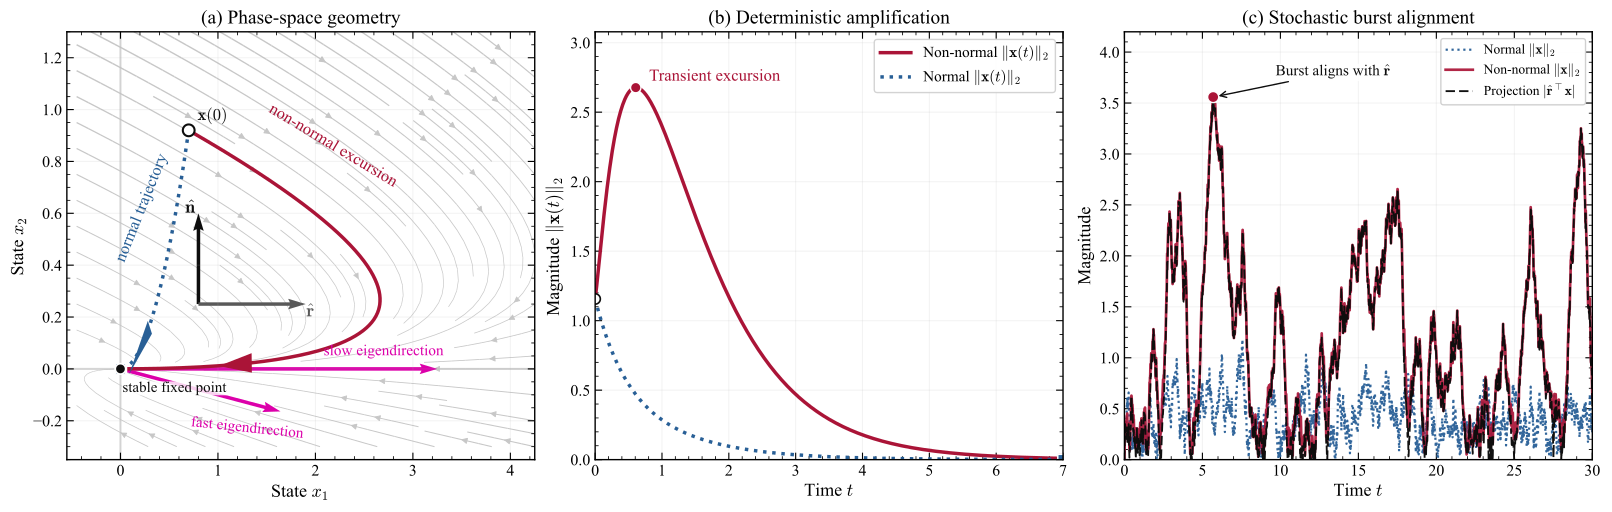

The Python source for this figure:
from __future__ import annotations

from pathlib import Path

import matplotlib as mpl
import matplotlib.pyplot as plt
import numpy as np
from matplotlib.patches import Polygon
from scipy.linalg import expm


OUT_PNG = Path(__file__).resolve().parent / "fig1_motivation_quiver_aligned_python.png"
OUT_PDF = Path(__file__).resolve().parent / "fig1_motivation_quiver_aligned_python.pdf"


def configure_style() -> None:
    mpl.rcParams.update({
        "font.family": "serif",
        "font.serif": ["Times New Roman", "DejaVu Serif"],
        "mathtext.fontset": "cm",
        "font.size": 11.5,
        "axes.labelsize": 13,
        "axes.titlesize": 14,
        "legend.fontsize": 11,
        "xtick.labelsize": 11.5,
        "ytick.labelsize": 11.5,
        "axes.linewidth": 1.0,
        "xtick.direction": "in",
        "ytick.direction": "in",
        "xtick.top": True,
        "ytick.right": True,
        "xtick.major.size": 5.0,
        "ytick.major.size": 5.0,
        "xtick.minor.size": 2.5,
        "ytick.minor.size": 2.5,
        "savefig.dpi": 600,
        "pdf.fonttype": 42,
        "ps.fonttype": 42,
        "legend.frameon": True,
        "legend.facecolor": "white",
    })


def add_curve_arrow(ax, x: np.ndarray, idx: int, color, head_len: float, head_wid: float) -> None:
    n_pts = x.shape[1]
    idx = max(3, min(idx, n_pts - 4))
    p = x[:, idx]
    tangent = x[:, idx + 3] - x[:, idx - 3]
    tangent = tangent / (np.linalg.norm(tangent) + 1e-12)
    normal = np.array([-tangent[1], tangent[0]])

    tip = p + head_len * tangent
    base = p - 0.55 * head_len * tangent
    tri = np.column_stack([
        tip,
        base + 0.5 * head_wid * normal,
        base - 0.5 * head_wid * normal,
    ])
    ax.add_patch(Polygon(tri.T, closed=True, facecolor=color, edgecolor="none", zorder=5))


def simulate_linear_trajectories() -> dict[str, np.ndarray | float | int]:
    a_nn = np.array([[-1.0, 10.0], [0.0, -2.0]])
    a_no = np.array([[-1.0, 0.0], [0.0, -2.0]])
    x0 = np.array([0.70, 0.92])

    t = np.linspace(0.0, 7.0, 900)
    x_nn = np.column_stack([expm(a_nn * tk) @ x0 for tk in t])
    x_no = np.column_stack([expm(a_no * tk) @ x0 for tk in t])

    n_nn = np.linalg.norm(x_nn, axis=0)
    n_no = np.linalg.norm(x_no, axis=0)
    i_peak = int(np.argmax(n_nn))
    peak_nn = float(n_nn[i_peak])

    return {
        "A_nn": a_nn,
        "A_no": a_no,
        "x0": x0,
        "t": t,
        "Xnn": x_nn,
        "Xno": x_no,
        "nNN": n_nn,
        "nNO": n_no,
        "iPeak": i_peak,
        "peakNN": peak_nn,
    }


def simulate_noise_burst(a_nn: np.ndarray, a_no: np.ndarray) -> dict[str, np.ndarray | int]:
    rng = np.random.default_rng(8)
    dt = 0.01
    t_noise = 50.0
    tn = np.arange(0.0, t_noise + dt, dt)
    n_steps = tn.size
    sigma = 0.55

    xst_nn = np.zeros((2, n_steps))
    xst_no = np.zeros((2, n_steps))
    for k in range(n_steps - 1):
        d_w = np.sqrt(dt) * rng.standard_normal(2)
        xst_nn[:, k + 1] = xst_nn[:, k] + a_nn @ xst_nn[:, k] * dt + sigma * d_w
        xst_no[:, k + 1] = xst_no[:, k] + a_no @ xst_no[:, k] * dt + sigma * d_w

    norm_st_nn = np.linalg.norm(xst_nn, axis=0)
    norm_st_no = np.linalg.norm(xst_no, axis=0)
    idx_burst = int(np.argmax(norm_st_nn))
    rhat = xst_nn[:, idx_burst] / (np.linalg.norm(xst_nn[:, idx_burst]) + 1e-12)
    proj_r = np.abs(rhat @ xst_nn)

    return {
        "tn": tn,
        "Xst_nn": xst_nn,
        "Xst_no": xst_no,
        "norm_st_nn": norm_st_nn,
        "norm_st_no": norm_st_no,
        "idxBurst": idx_burst,
        "proj_r": proj_r,
    }


def build_figure() -> plt.Figure:
    configure_style()

    c_nn = np.array([170, 20, 55]) / 255.0
    c_nor = np.array([40, 95, 150]) / 255.0
    c_gray = np.array([0.80, 0.80, 0.80])
    c_mag = np.array([220, 0, 170]) / 255.0
    c_blk = np.array([0.05, 0.05, 0.05])
    c_r = np.array([0.35, 0.35, 0.35])

    lw_main = 2.5

    deterministic = simulate_linear_trajectories()
    stochastic = simulate_noise_burst(deterministic["A_nn"], deterministic["A_no"])

    fig, axes = plt.subplots(1, 3, figsize=(16, 5), constrained_layout=True)

    ax1, ax2, ax3 = axes

    # Panel (a)
    ax1.axhline(0.0, color=[0.85, 0.85, 0.85], lw=1.5, zorder=0)
    ax1.axvline(0.0, color=[0.85, 0.85, 0.85], lw=1.5, zorder=0)

    xg, yg = np.meshgrid(np.linspace(-0.45, 4.25, 28), np.linspace(-0.30, 1.30, 24))
    u = deterministic["A_nn"][0, 0] * xg + deterministic["A_nn"][0, 1] * yg
    v = deterministic["A_nn"][1, 0] * xg + deterministic["A_nn"][1, 1] * yg
    speed = np.sqrt(u**2 + v**2)
    line_width = 0.45 + 0.65 * (speed / (np.max(speed) + 1e-12))
    ax1.streamplot(
        xg,
        yg,
        u,
        v,
        density=1.1,
        color=[0.78, 0.78, 0.78],
        linewidth=line_width,
        arrowsize=0.9,
        minlength=0.15,
        maxlength=4.0,
        zorder=0,
    )

    x_nn = deterministic["Xnn"]
    x_no = deterministic["Xno"]
    ax1.plot(x_nn[0], x_nn[1], "-", color=c_nn, lw=lw_main)
    ax1.plot(x_no[0], x_no[1], ":", color=c_nor, lw=lw_main)
    add_curve_arrow(ax1, x_nn, 250, c_nn, 0.22, 0.075)
    add_curve_arrow(ax1, x_no, 145, c_nor, 0.18, 0.065)

    x0 = deterministic["x0"]
    ax1.plot(x0[0], x0[1], "o", ms=8.5, mfc="white", mec=c_blk, mew=1.5)
    ax1.text(x0[0] + 0.09, x0[1] + 0.04, r"$\mathbf{x}(0)$", fontsize=12, color=c_blk)

    ax1.plot(x_nn[0, -1], x_nn[1, -1], "s", ms=7.5, mfc=c_nn, mec="white", mew=1.0)
    ax1.plot(x_no[0, -1], x_no[1, -1], "s", ms=7.5, mfc=c_nor, mec="white", mew=1.0)

    slow_v = np.array([1.0, 0.0])
    fast_v = np.array([-10.0, 1.0])
    fast_v /= np.linalg.norm(fast_v)
    ax1.quiver(0.0, 0.0, 3.25 * slow_v[0], 3.25 * slow_v[1], angles="xy", scale_units="xy", scale=1, color=c_mag, lw=3.2)
    ax1.quiver(0.0, 0.0, -1.65 * fast_v[0], -1.65 * fast_v[1], angles="xy", scale_units="xy", scale=1, color=c_mag, lw=3.2)

    ax1.text(0.22, 0.62, "normal trajectory", color=c_nor, fontsize=12, rotation=68, ha="center", va="center")
    ax1.text(2.18, 0.86, "non-normal excursion", color=c_nn, fontsize=12, rotation=-31, ha="center", va="center")
    ax1.plot(0.0, 0.0, "o", ms=7.5, mfc=c_blk, mec="white", mew=1.2)
    ax1.text(
        0.02,
        -0.075,
        "stable fixed point",
        color=c_blk,
        fontsize=10.8,
        ha="left",
        va="center",
        bbox=dict(facecolor="white", edgecolor="none", alpha=0.82, pad=0.15),
    )
    ax1.text(1.30, -0.18, "fast eigendirection", color=c_mag, fontsize=11, rotation=-6, ha="center", va="top")
    ax1.text(2.70, 0.04, "slow eigendirection", color=c_mag, fontsize=11, ha="center", va="bottom")

    origin = np.array([0.8, 0.25])
    ax1.quiver(origin[0], origin[1], 0.0, 0.35, angles="xy", scale_units="xy", scale=1, color=c_blk, lw=2.6)
    ax1.quiver(origin[0], origin[1], 1.1, 0.0, angles="xy", scale_units="xy", scale=1, color=c_r, lw=2.6)
    ax1.text(origin[0] - 0.08, origin[1] + 0.35, r"$\hat{\mathbf{n}}$", fontsize=13, color=c_blk, ha="center")
    ax1.text(origin[0] + 1.15, origin[1] - 0.05, r"$\hat{\mathbf{r}}$", fontsize=13, color=c_r, ha="center")

    ax1.set_xlim(-0.55, 4.25)
    ax1.set_ylim(-0.35, 1.30)
    ax1.set_xlabel(r"State $x_1$")
    ax1.set_ylabel(r"State $x_2$")
    ax1.set_title("(a) Phase-space geometry", fontweight="normal")
    ax1.grid(True, alpha=0.15)

    # Panel (b)
    t = deterministic["t"]
    n_nn = deterministic["nNN"]
    n_no = deterministic["nNO"]
    i_peak = deterministic["iPeak"]
    peak_nn = deterministic["peakNN"]

    ax2.plot(t, n_nn, "-", color=c_nn, lw=lw_main, label=r"Non-normal $\|\mathbf{x}(t)\|_2$")
    ax2.plot(t, n_no, ":", color=c_nor, lw=lw_main, label=r"Normal $\|\mathbf{x}(t)\|_2$")
    ax2.plot(t[0], n_nn[0], "o", mfc="white", mec=c_blk, ms=7.5, mew=1.2)
    ax2.plot(t[-1], n_nn[-1], "s", mfc=c_nn, mec="white", ms=7.5, mew=1.0)
    ax2.plot(t[-1], n_no[-1], "s", mfc=c_nor, mec="white", ms=7.5, mew=1.0)
    ax2.plot(t[i_peak], peak_nn, "o", mfc=c_nn, mec="white", ms=7.5, mew=1.0)
    ax2.text(t[i_peak] + 0.20, peak_nn + 0.05, "Transient excursion", fontsize=12, color=c_nn)

    ax2.set_xlabel(r"Time $t$")
    ax2.set_ylabel(r"Magnitude $\|\mathbf{x}(t)\|_2$")
    ax2.set_title("(b) Deterministic amplification", fontweight="normal")
    ax2.legend(loc="upper right", frameon=True, edgecolor=tuple(c_gray))
    ax2.set_xlim(0.0, 7.0)
    ax2.set_ylim(0.0, float(np.max(n_nn) * 1.15))
    ax2.grid(True, alpha=0.15)

    # Panel (c)
    tn = stochastic["tn"]
    norm_st_nn = stochastic["norm_st_nn"]
    norm_st_no = stochastic["norm_st_no"]
    proj_r = stochastic["proj_r"]
    idx_burst = stochastic["idxBurst"]

    ax3.plot(
        tn,
        norm_st_no,
        ":",
        color=c_nor,
        lw=1.6,
        alpha=0.95,
        label=r"Normal $\|\mathbf{x}\|_2$",
    )
    ax3.plot(
        tn,
        norm_st_nn,
        "-",
        color=c_nn,
        lw=1.95,
        alpha=0.92,
        label=r"Non-normal $\|\mathbf{x}\|_2$",
    )
    ax3.plot(
        tn,
        proj_r,
        linestyle=(0, (5.0, 2.2)),
        color=c_blk,
        lw=1.35,
        alpha=0.98,
        label=r"Projection $|\hat{\mathbf{r}}^\top\mathbf{x}|$",
    )
    ax3.plot(tn[idx_burst], norm_st_nn[idx_burst], "o", mfc=c_nn, mec="white", ms=8.0, mew=1.0)
    ax3.annotate(
        r"Burst aligns with $\hat{\mathbf{r}}$",
        xy=(tn[idx_burst], norm_st_nn[idx_burst]),
        xytext=(tn[idx_burst] + 4.0, norm_st_nn[idx_burst] + 0.16),
        fontsize=11.0,
        color=c_blk,
        ha="left",
        va="bottom",
        arrowprops=dict(arrowstyle="->", color=c_blk, lw=1.0, shrinkA=2, shrinkB=4),
        bbox=dict(facecolor="white", edgecolor="none", alpha=0.85, pad=0.25),
        zorder=6,
    )
    ax3.set_xlabel(r"Time $t$")
    ax3.set_ylabel("Magnitude")
    ax3.set_title("(c) Stochastic burst alignment", fontweight="normal")
    ax3.legend(
        loc="upper right",
        frameon=True,
        edgecolor=tuple(c_gray),
        facecolor="white",
        framealpha=0.92,
        fontsize=9.8,
        borderpad=0.35,
        labelspacing=0.35,
        handlelength=2.0,
    )
    ax3.set_xlim(0.0, 30.0)
    ax3.set_ylim(0.0, float(np.max(norm_st_nn) * 1.18))
    ax3.grid(True, alpha=0.15)

    for ax in axes:
        ax.minorticks_on()

    return fig


def main() -> None:
    fig = build_figure()
    fig.savefig(OUT_PNG, dpi=600, bbox_inches="tight", facecolor="white")
    fig.savefig(OUT_PDF, bbox_inches="tight", transparent=True)
    plt.show()


if __name__ == "__main__":
    main()
